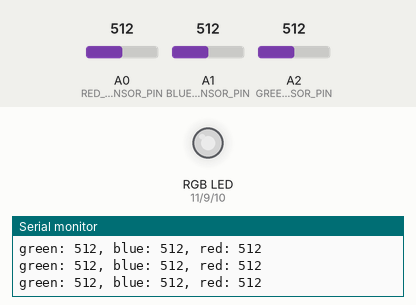
A sketch run on a simulated Arduino Uno, built with avr-gcc and run on an emulated ATmega328P. Parts: an RGB LED mixed from three pins (HIGH = lit), the last lines printed to the serial monitor. Inputs (shaded band) come from the test bench; at power-on: A0 (RED_SENSOR_PIN) = 512, A1 (BLUE_SENSOR_PIN) = 512, A2 (GREEN_SENSOR_PIN) = 512. Dim RGB values are drawn brighter than linear.

Above: at 1.2 s.
1.3 s: A0 (RED_SENSOR_PIN) set to 107
At 2.4 s:
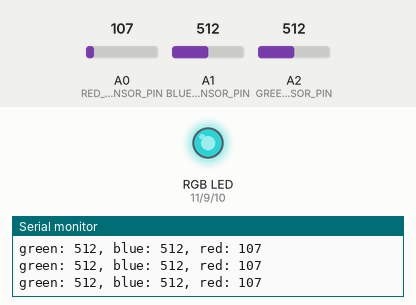
2.8 s: A0 (RED_SENSOR_PIN) set to 90
At 3.8 s:
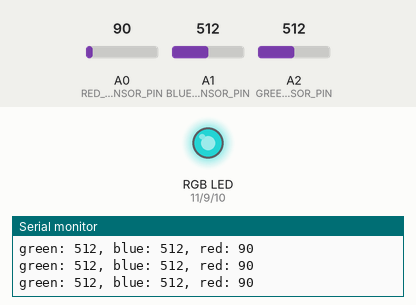
5.8 s: A1 (BLUE_SENSOR_PIN) set to 104
At 7.0 s:
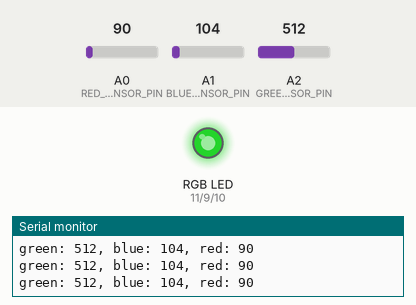
7.3 s: A1 (BLUE_SENSOR_PIN) set to 90
At 8.1 s:
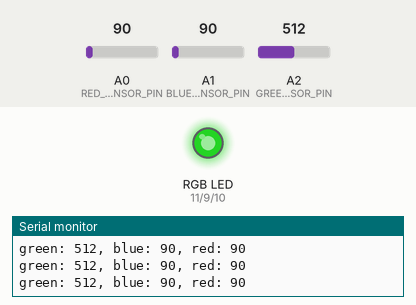
8.8 s: A2 (GREEN_SENSOR_PIN) set to 108
At 9.9 s:
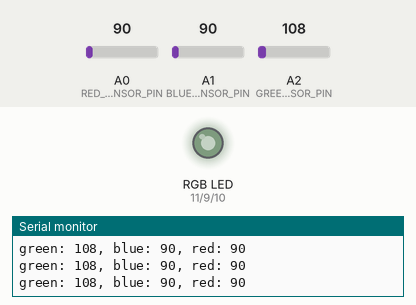
10.3 s: A2 (GREEN_SENSOR_PIN) set to 94
At 11.5 s:
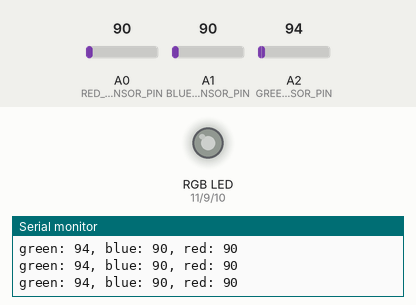
Timing chart, 0 to 13.3 s (numbered marks = the images above; inputs shaded):
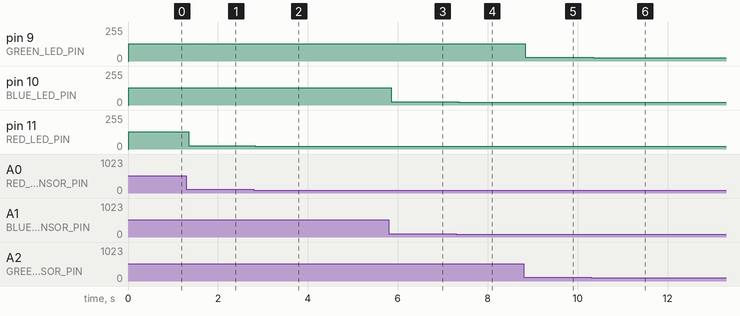

The sketch:

project4-color-mixing-lamp.ino
```cpp
const int GREEN_LED_PIN = 9;
const int BLUE_LED_PIN = 10;
const int RED_LED_PIN = 11;

const int GREEN_SENSOR_PIN = A2;
const int BLUE_SENSOR_PIN = A1;
const int RED_SENSOR_PIN = A0;

int greenValue = 0;
int blueValue = 0;
int redValue = 0;

int greenSensorValue = 0;
int blueSensorValue = 0;
int redSensorValue = 0;


void setup() {
  Serial.begin(9600);

  pinMode(GREEN_LED_PIN, OUTPUT);
  pinMode(BLUE_LED_PIN, OUTPUT);
  pinMode(RED_LED_PIN, OUTPUT);

}


void loop() {

  // Reading Sensor Values
  greenSensorValue = analogRead(GREEN_SENSOR_PIN);
  delay(5);
  blueSensorValue = analogRead(BLUE_SENSOR_PIN);
  delay(5);
  redSensorValue = analogRead(RED_SENSOR_PIN);
  delay(5);

  // Debug
  Serial.print("green: ");
  Serial.print(greenSensorValue);
  Serial.print(", blue: ");
  Serial.print(blueSensorValue);
  Serial.print(", red: ");
  Serial.print(redSensorValue);

  Serial.println("");

  // Map to Output values: [0-..1023] -> [0..255]
  greenValue = greenSensorValue / 4;
  blueValue = blueSensorValue / 4;
  redValue = redSensorValue / 4;

  analogWrite(GREEN_LED_PIN, greenValue);
  analogWrite(BLUE_LED_PIN, blueValue);
  analogWrite(RED_LED_PIN, redValue);


}
```

Measured:
- after the input at 1.3 s, pin 11 (RED_LED_PIN): 128/255 → 26/255 after 0.06 s
- after the input at 2.8 s, pin 11 (RED_LED_PIN): 26/255 → 22/255 at once
- after the input at 5.8 s, pin 10 (BLUE_LED_PIN): 128/255 → 26/255 after 0.06 s
- after the input at 7.3 s, pin 10 (BLUE_LED_PIN): 26/255 → 22/255 after 0.05 s
- after the input at 8.8 s, pin 9 (GREEN_LED_PIN): 128/255 → 27/255 at once
- after the input at 10.3 s, pin 9 (GREEN_LED_PIN): 27/255 → 23/255 after 0.05 s
